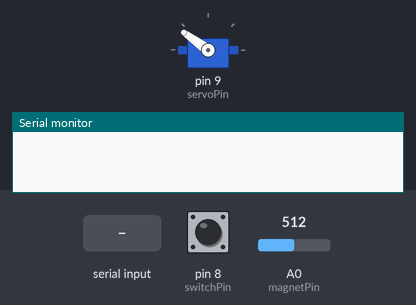
Simulated run of this sketch. Board: Arduino Uno, built with avr-gcc and run on an emulated ATmega328P. On the bench: servo, the last lines printed to the serial monitor. Inputs (shaded band) come from the test bench; at power-on: pin 8 (switchPin) LOW, A0 (magnetPin) = 512.

Above: at 2.8 s.
2.9 s: "200\n" received over Serial
At 3.05 s:
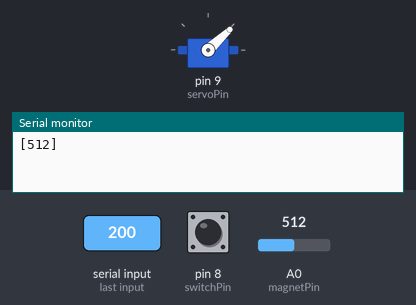
At 3.65 s:
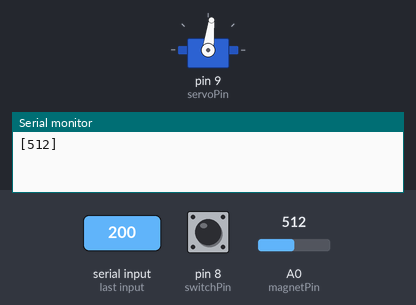
5.9 s: pin 8 (switchPin) pulled HIGH for 1 s
At 6.67 s:
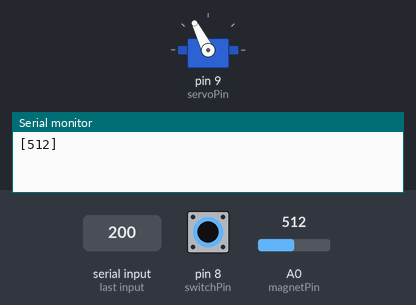
9.2 s: pin 8 (switchPin) pulled HIGH for 0.15 s
12.3 s: "90,45\n" received over Serial
15.3 s: "1\n" received over Serial
Timing chart, 0 to 18.4 s (numbered marks = the images above; inputs shaded):
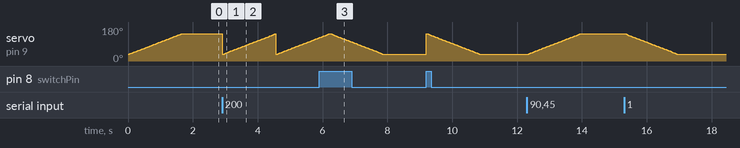

The sketch:

knob_controller.ino
```cpp
/**
   Author: Yamada, Yasuhiro
   File Name: knob_controller.ino
 **/

#include <stdio.h>
#include <Servo.h>

Servo myservo;
const int servoPin      = 9;
int pos                 = 0;
const int magnetPin     = 0;
int magnetValue         = 0;
const int switchPin     = 8;
int nowSwitchState      = LOW;
int oldSwitchState      = LOW;
const int baudrate      = 9600;
const int servoWaitTime = 15;

/**
   Please adjust those values.
   They may be depending on your physical condition.
 **/
const int openAngle  = 35;
const int closeAngle = 145;

void doorClose() {
  myservo.attach( servoPin );
  for ( pos = openAngle; pos < closeAngle; pos += 1 ) {
    myservo.write( pos );
    delay( servoWaitTime );
  }
  myservo.detach();
}

void doorOpen() {
  myservo.attach( servoPin );
  for ( pos = closeAngle; pos > openAngle; pos -= 1 ) {
    myservo.write( pos );
    delay( servoWaitTime );
  }
  myservo.detach();
}

void setup() {
  Serial.begin(baudrate);
  pinMode(switchPin, INPUT);
  //initialize the position
  doorClose();
}

void loop() {

  char res[128];
  magnetValue = analogRead(magnetPin);
  nowSwitchState = digitalRead(switchPin);

  if (Serial.available()) {
    char tmp = Serial.read();
    int action = tmp - '0';
    switch (action) {
      case 0:
        doorClose();
        break;
      case 1:
        doorOpen();
        break;
      case 2:
        /*
           response the sensor's data to the server
           Format: [magnetValue]
           0 > magnetValue > 1023
        */
        sprintf(res, "[%d]", magnetValue);
        Serial.println(res);
        break;
    }
  }

  /* When the switch is pushed */
  if (nowSwitchState == HIGH && oldSwitchState == LOW) {
    doorOpen();
  }

  oldSwitchState = nowSwitchState;

}
```

Measured:
- after the input at 2.9 s, servo on pin 9 (servoPin): ramps from 35° to 143° and jumps back, once every 1.7 s
